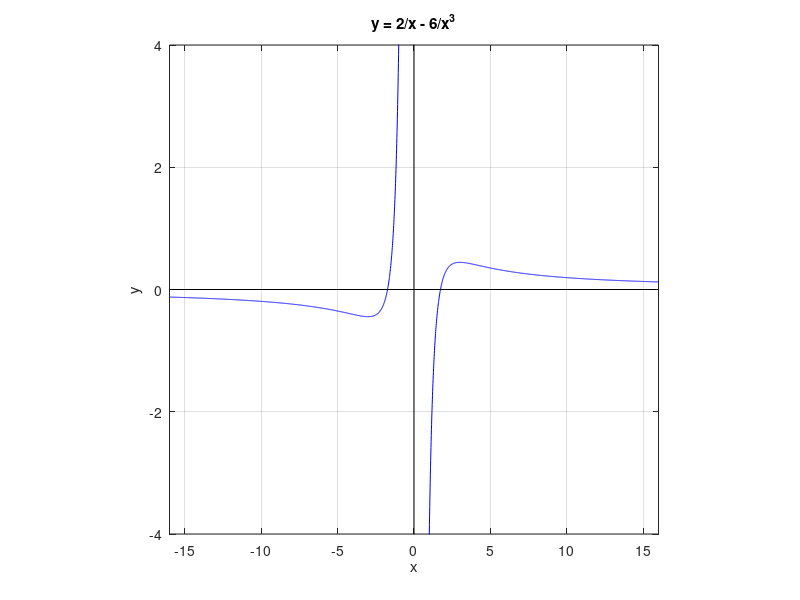

MATLAB code to generate this figure:
close all

% Graph of  y = 2/x - 6/x^3
x=-16:0.01:-0.1;
y= 2./x - 6./(x.^3);
plot(x,y,'b');
hold on
grid on

x=0.1:0.01:16;
y= 2./x - 6./(x.^3);
plot(x,y,'b');

% The x axis
x=-16:32:16;
y=0*x;
plot(x,y,'k');

% The y axis
y=linspace(-6,6,2);
x=0*y;
plot(x,y,'k');

% The title and the labels
xlabel('x');
ylabel(['y']);
title('y = 2/x - 6/x^3');
axis([-16 16 -4 4]);
daspect([4 1 1])
